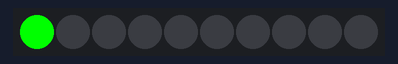
Bench run of a sketch on a simulated Arduino Mega 2560, built with avr-gcc and run on an emulated ATmega2560. Parts: 10 RGB LEDs in strip order, left to right.

Above: at 0.05 s.
At 4.47 s:
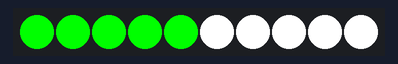
At 9.0 s:
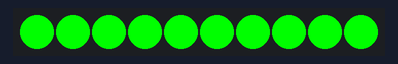
At 20.06 s:
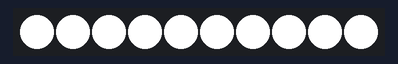
At 29.91 s:
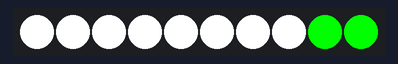
At 39.87 s:
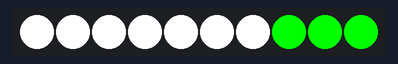

The sketch:

WS2812Test.ino
```cpp
#include <Adafruit_NeoPixel.h>
#ifdef __AVR__
  #include <avr/power.h>
#endif

#define PIN            48
#define NUMPIXELS      10

Adafruit_NeoPixel pixels = Adafruit_NeoPixel(NUMPIXELS, PIN, NEO_GRB + NEO_KHZ800);

int delayval = 100;
bool on = false;

void setup() {
  pixels.begin();
}

void loop() {
  for(int i=0; i<NUMPIXELS; i++){
    if (on)
    {
    pixels.setPixelColor(i, pixels.Color(255,255,255)); // Moderately bright green color.
    }
    else
    {
    pixels.setPixelColor(i, pixels.Color(0,255,0)); // Moderately bright green color.
    }
    pixels.show(); // This sends the updated pixel color to the hardware.
    delay(delayval); // Delay for a period of time (in milliseconds).
  }

  on = !on;
}
```
